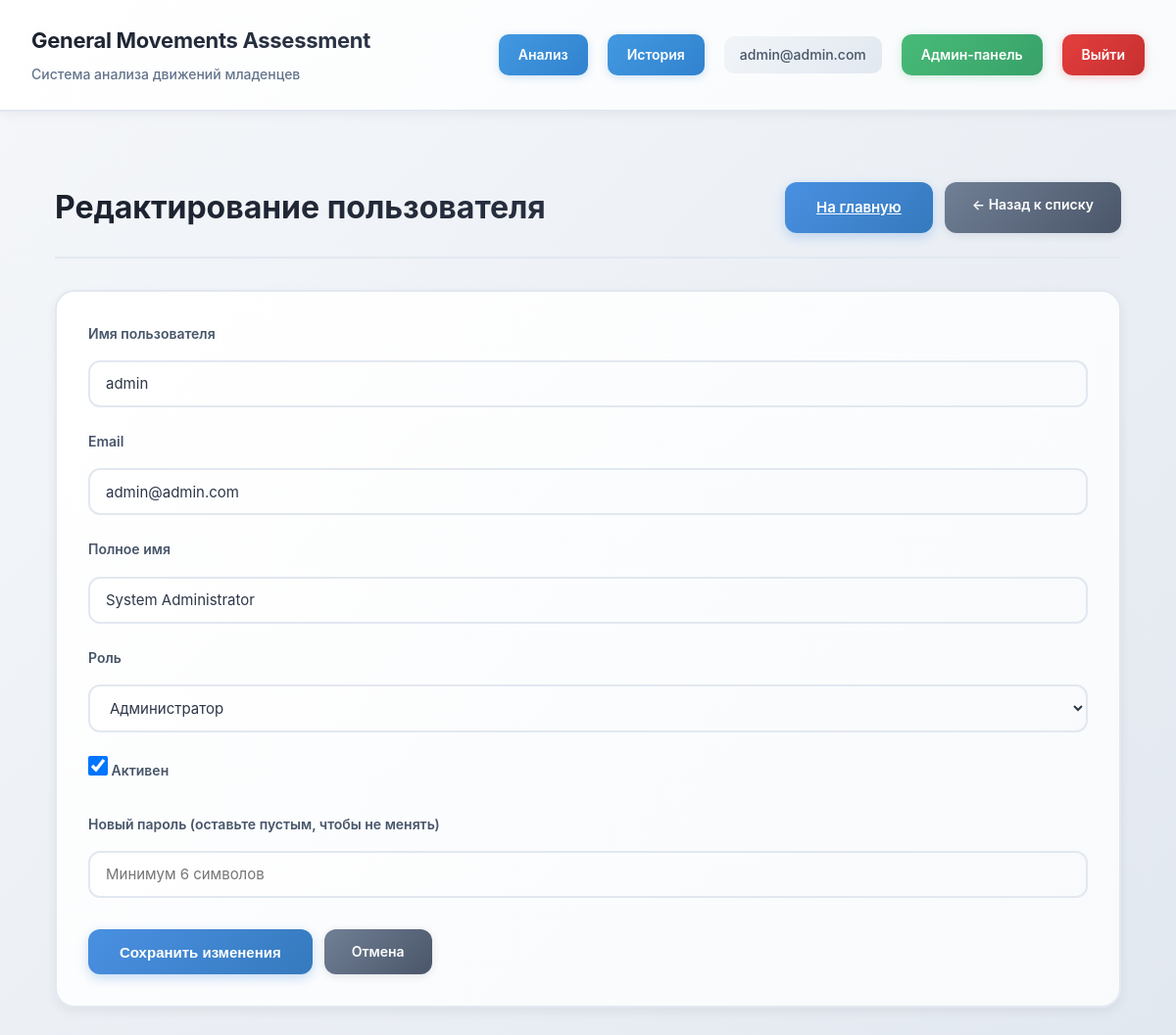
The page /admin/users/5/edit (signed in) on the database its author committed.
### tables this page shows
CREATE TABLE users (
                id INTEGER PRIMARY KEY AUTOINCREMENT,
                username TEXT UNIQUE NOT NULL,
                email TEXT UNIQUE,
                password_hash TEXT NOT NULL,
                full_name TEXT,
                role TEXT DEFAULT 'user',
                created_at TIMESTAMP DEFAULT CURRENT_TIMESTAMP,
                last_login TIMESTAMP,
                is_active INTEGER DEFAULT 1
            );

### app.py (the view)
        def wrapper(*args, **kwargs):
            if 'user_id' not in session:
                return redirect(url_for('login'))
            user_role = session.get('role', 'user')
            if user_role != 'admin':
                flash('Доступ запрещен. Требуются права администратора.', 'error')
                return redirect(url_for('main'))
            return f(*args, **kwargs)

### app.py (called while the page is built, shortened)
def require_admin():
    def decorator(f):
        def wrapper(*args, **kwargs):
            if 'user_id' not in session:
                return redirect(url_for('login'))
            user_role = session.get('role', 'user')
            if user_role != 'admin':
                flash('Доступ запрещен. Требуются права администратора.', 'error')
                return redirect(url_for('main'))
            return f(*args, **kwargs)
        wrapper.__name__ = f.__name__
        return wrapper
    return decorator

@app.route('/admin/users/<int:user_id>/edit', methods=['GET', 'POST'])
@require_admin()
def admin_edit_user(user_id):
    user = auth_manager.db.get_user_by_id(user_id)
    if not user:
        flash('Пользователь не найден', 'error')
        return redirect(url_for('admin_users'))
    return render_template('admin/edit_user.html', user=user)

### templates/admin/edit_user.html (shortened to what this page needs)
{% extends "base.html" %}
{% block extra_css %}
<link rel="stylesheet" href="{{ url_for('static', filename='css/admin.css') }}">
{% endblock %}
{% block content %}
<div class="admin-container">
    <div class="admin-header">
        <div>
            <h1>Редактирование пользователя</h1>
        </div>
        <div class="header-actions">
            <a href="{{ url_for('main') }}" class="btn-primary">На главную</a>
            <a href="{{ url_for('admin_users') }}" class="btn-secondary">← Назад к списку</a>
        </div>
    </div>
    <div class="admin-form-container">
        <form method="POST" class="admin-form">
            <div class="form-group">
                <label for="username">Имя пользователя</label>
                <input type="text" id="username" name="username" value="{{ user.username }}" required>
            </div>
            <div class="form-group">
                <label for="email">Email</label>
                <input type="email" id="email" name="email" value="{{ user.email or '' }}">
            </div>
            <div class="form-group">
                <label for="full_name">Полное имя</label>
                <input type="text" id="full_name" name="full_name" value="{{ user.full_name or '' }}">
            </div>
            <div class="form-group">
                <label for="role">Роль</label>
                <select id="role" name="role">
                    <option value="admin" {{ 'selected' if user.role == 'admin' }}>Администратор</option>
                </select>
            </div>
            <div class="form-group">
                <label>
                    <input type="checkbox" name="is_active" {{ 'checked' if user.is_active }}>
                    Активен
                </label>
            </div>
            <div class="form-group">
                <label for="password">Новый пароль (оставьте пустым, чтобы не менять)</label>
                <input type="password" id="password" name="password" placeholder="Минимум 6 символов">
            </div>
            <div class="form-actions">
                <button type="submit" class="btn-primary">Сохранить изменения</button>
                <a href="{{ url_for('admin_users') }}" class="btn-secondary">Отмена</a>
            </div>
        </form>
    </div>
</div>
{% endblock %}

### templates/base.html (shortened to what this page needs)
<!DOCTYPE html>
<html lang="ru">
<head>
    <link rel="stylesheet" href="{{ url_for('static', filename='css/style.css') }}">
    {% block extra_css %}{% endblock %}
</head>
<body>
    {% if 'user_id' in session %}
    <header class="header-panel">
        <div class="header-container">
            <div class="header-left">
                <h1>General Movements Assessment</h1>
                <p>Система анализа движений младенцев</p>
            </div>
            <div class="header-right">
                <a href="{{ url_for('main') }}" class="btn-nav">Анализ</a>
                <a href="{{ url_for('history') }}" class="btn-nav">История</a>
                <span class="user-email">{{ session.get('email', '') }}</span>
                {% if session.get('role') == 'admin' %}
                <a href="{{ url_for('admin_dashboard') }}" class="btn-admin">Админ-панель</a>
                {% endif %}
                <a href="{{ url_for('logout') }}" class="btn-logout">Выйти</a>
            </div>
        </div>
    </header>
    {% endif %}
    <main class="main-content">
        {% block content %}{% endblock %}
    </main>
</body>
</html>

### static/css/style.css (style rules this page uses)
* { box-sizing: border-box; margin: 0; padding: 0; }
body { font-family: -apple-system, BlinkMacSystemFont, 'Segoe UI', Roboto, 'Helvetica Neue', Arial, sans-serif; background: linear-gradient(135deg, #f5f7fa 0%, #e2e8f0 100%); background-attachment: fixed; color: #2c3e50; line-height: 1.6; min-height: 100vh; }
.header-panel { background: linear-gradient(135deg, #ffffff 0%, #f8fafc 100%); border-bottom: 2px solid #e2e8f0; padding: 24px 32px; margin-bottom: 0; box-shadow: 0 2px 12px rgba(0, 0, 0, 0.06); position: sticky; top: 0; z-index: 100; }
.header-container { max-width: 1200px; margin: 0 auto; display: flex; justify-content: space-between; align-items: center; }
.header-left h1 { margin: 0; font-size: 22px; font-weight: 700; background: linear-gradient(135deg, #1a202c 0%, #2d3748 100%); -webkit-background-clip: text; -webkit-text-fill-color: transparent; background-clip: text; letter-spacing: -0.3px; }
.header-left p { margin: 6px 0 0 0; font-size: 14px; color: #64748b; font-weight: 500; }
.header-right { display: flex; align-items: center; gap: 20px; }
.user-email { font-size: 14px; color: #475569; font-weight: 500; padding: 8px 16px; background: linear-gradient(135deg, #f1f5f9 0%, #e2e8f0 100%); border-radius: 10px; }
.btn-nav { background: linear-gradient(135deg, #4299e1 0%, #3182ce 100%); color: white; border: none; border-radius: 10px; padding: 10px 20px; font-weight: 600; font-size: 14px; text-decoration: none; cursor: pointer; transition: all 0.3s cubic-bezier(0.4, 0, 0.2, 1); box-shadow: 0 2px 8px rgba(66, 153, 225, 0.25); }
.btn-logout { background: linear-gradient(135deg, #e53e3e 0%, #c53030 100%); color: white; border: none; border-radius: 10px; padding: 10px 20px; font-weight: 600; font-size: 14px; text-decoration: none; cursor: pointer; transition: all 0.3s cubic-bezier(0.4, 0, 0.2, 1); box-shadow: 0 2px 8px rgba(229, 62, 62, 0.25); }
.btn-admin { background: linear-gradient(135deg, #48bb78 0%, #38a169 100%); color: white; border: none; border-radius: 10px; padding: 10px 20px; font-weight: 600; font-size: 14px; text-decoration: none; cursor: pointer; transition: all 0.3s cubic-bezier(0.4, 0, 0.2, 1); box-shadow: 0 2px 8px rgba(72, 187, 120, 0.25); }
.main-content { min-height: calc(100vh - 80px); padding: 40px 24px; animation: fadeIn 0.5s ease-in; }
.form-group { display: flex; flex-direction: column; }
.form-group label { font-weight: 600; font-size: 14px; color: #475569; margin-bottom: 8px; }
.form-group input { background: linear-gradient(135deg, #ffffff 0%, #f8fafc 100%); border: 2px solid #e2e8f0; border-radius: 12px; padding: 12px 16px; font-size: 15px; transition: all 0.3s cubic-bezier(0.4, 0, 0.2, 1); color: #2d3748; font-family: inherit; height: 48px; }
.btn-primary { background: linear-gradient(135deg, #4a90e2 0%, #357abd 100%); color: white; border: none; border-radius: 12px; padding: 14px 32px; font-weight: 600; font-size: 15px; cursor: pointer; transition: all 0.3s cubic-bezier(0.4, 0, 0.2, 1); box-shadow: 0 4px 12px rgba(74, 144, 226, 0.3); position: relative; overflow: hidden; }
.btn-primary::before { content: ''; position: absolute; top: 50%; left: 50%; width: 0; height: 0; border-radius: 50%; background: rgba(255, 255, 255, 0.3); transform: translate(-50%, -50%); transition: width 0.6s, height 0.6s; }
.btn-secondary { background: linear-gradient(135deg, #718096 0%, #4a5568 100%); color: white; border: none; border-radius: 12px; padding: 12px 28px; font-weight: 600; font-size: 14px; cursor: pointer; transition: all 0.3s cubic-bezier(0.4, 0, 0.2, 1); box-shadow: 0 2px 8px rgba(113, 128, 150, 0.2); text-decoration: none; display: inline-block; text-align: center; }

### rows shown on the page
users: get "admin@admin.com", username "admin", email "admin@admin.com", full_name "System Administrator"
